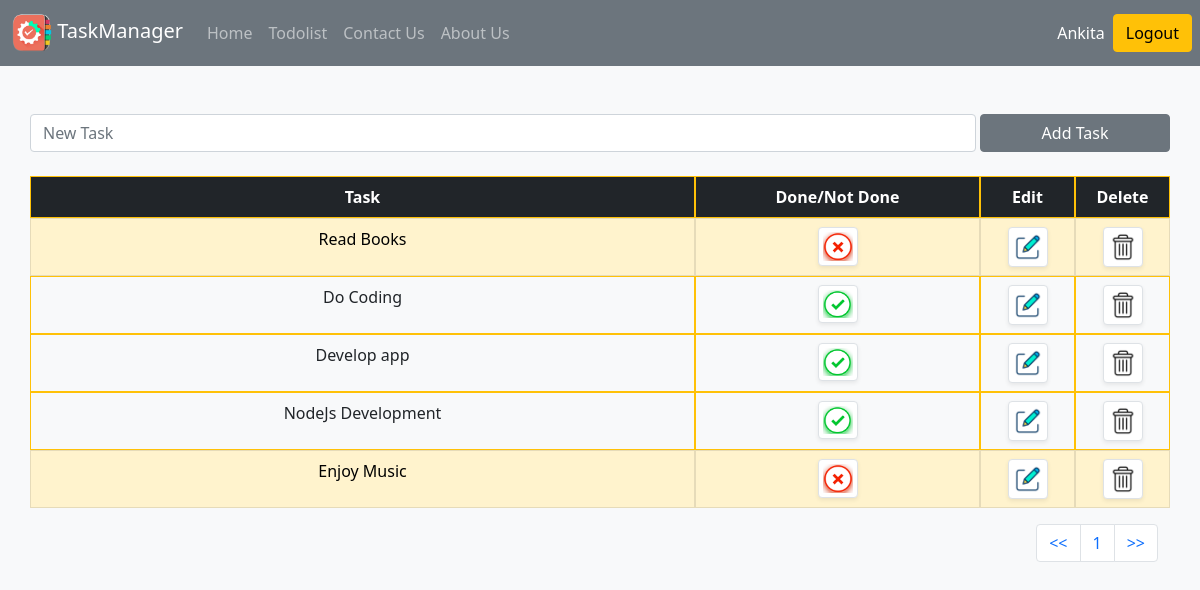
The page /todolist/ (signed in) on the database its author committed.
### todolist/models.py (models this page shows, shortened)
class TaskList(models.Model):
    task = models.CharField(max_length = 300)
    done = models.BooleanField(default = False)

### todolist/views.py (the view)
# urls.py: path('todolist/', include('todolist.urls')),
@login_required
def todolist(request):
    if request.method == "POST":
        form = TaskForm(request.POST or None)
        if form.is_valid():
            form.save()
        messages.success(request, ("New Task Added!"))
        return redirect('todolist')
    else:
        all_tasks = TaskList.objects.all()
        paginator = Paginator(all_tasks, 5)
        page = request.GET.get('pg')
        all_tasks = paginator.get_page(page)
        return render(request, 'todolist.html', {'all_tasks': all_tasks})

### todolist/templates/todolist.html (shortened to what this page needs)
{% extends 'base.html' %}
{%load static%}
{% block content%}
<div class = "container">
    <br>
    <form method = "POST" class="row">
        <input type="text" class="form-control col-lg" name="task" placeholder="New Task">
        <button type="submit" class="btn btn-secondary col-lg-2" style="margin-left: 4px">Add Task</button>
    </form>
    <table class="table table-bordered border-warning text-center">
    <thead class = "table-dark border-warning">
        <tr class ="row">
        <th class="col-7">Task</th>
        <th class="col-3">Done/Not Done</th>
        <th class="col-1">Edit</th>
        <th class="col-1">Delete</th>
        </tr>
    </thead>
    <tbody>
      {% if all_tasks%}
        {% for obj in all_tasks %}
        {% if obj.done %}
            <tr class = "table-warning row">
            <td class="col-7">{{ obj.task }}</td>
            <td class ="col-3"><a href ="{% url 'pending_task' obj.id%}"><img src="{% static 'images/cross.jpg' %}" alt="notes" class="img-thumbnail rounded shadow-sm" height="40" width="40"></a></td>
            <td class="col-1"><a href ="{% url 'edit_task' obj.id%}"><img src="{% static 'images/editt.png' %}" alt="notes" class="img-thumbnail rounded shadow-sm" height="40" width="40"></a></td>
            <td class="col-1"><a href ="{% url 'delete_task' obj.id%}"><img src="{% static 'images/delete.png' %}" alt="notes" class="img-thumbnail rounded shadow-sm" height="40" width="40"></a></td>
            </tr>
        {% else %}
            <tr class="row">
            <td class="col-7">{{ obj.task }}</td>
            <td class="col-3"><a href ="{% url 'complete_task' obj.id%}"><img src="{% static 'images/tick.jpg' %}" alt="notes" class="img-thumbnail rounded shadow-sm" height="40" width="40"></a></td>
            <td class="col-1"><a href ="{% url 'edit_task' obj.id%}"><img src="{% static 'images/editt.png' %}" alt="notes" class="img-thumbnail rounded shadow-sm" height="40" width="40"></a></td>
            <td class="col-1"><a href ="{% url 'delete_task' obj.id%}"><img src="{% static 'images/delete.png' %}" alt="notes" class="img-thumbnail rounded shadow-sm" height="40" width="40"></a></td>
            </tr>
        {%endif%}
        {%endfor%}
    {%endif%}
    </tbody>
    </table>
    <nav aria-label="Page navigation example">
    <ul class="pagination justify-content-end">
        <li class="page-item">
        <a class="page-link" href="?pg=1"><<</a>
        </li>
        <li class="page-item"><a class="page-link" href="?pg={{all_tasks.number}}">{{all_tasks.number}}</a></li>
        <li class="page-item">
        <a class="page-link" href="?pg={{all_tasks.pagintor.num_pages}}">>></a>
        </li>
    </ul>
    </nav>
</div>
{% endblock content%}

### Templates/base.html (shortened to what this page needs)
{% load static %}
<!doctype html>
<html lang="en">
  <head>
    <link href="https://cdn.jsdelivr.net/npm/bootstrap@5.1.0/dist/css/bootstrap.min.css" rel="stylesheet">
    <nav class="navbar navbar-expand-lg navbar-dark bg-secondary">
    <div class="container-fluid">
        <a class="navbar-brand" href="{% url 'index' %}"><img src = "{% static 'images/tasklogo.png' %}" width = "40" alt="TaskManager"> TaskManager</a>
        <div class="collapse navbar-collapse" id="navbarNavAltMarkup">
        <div class="navbar-nav">
            <a class="nav-link" href="{% url 'index' %}">Home</a>
            <a class="nav-link" href="{% url 'todolist' %}">Todolist</a>
            <a class="nav-link" href="{% url 'contact' %}">Contact Us</a>
            <a class="nav-link" href="{% url 'about' %}">About Us</a>
        </div>
        </div>
    </div>
    {% if user.is_authenticated %}
        <div class="p-2 bg-secondary text-white"> {{user.username}} </div>
        <a href="{% url 'logout'%}">
          <button class="btn btn-warning my-2 my-sm-0" type="submit" style="margin-right: 8px">Logout</button>
        </a>
    {% endif%}
    </nav>
</head>
<body class="bg-light">
    {% block content%}
    {% endblock content%}
  </body>
</html>

### rows shown on the page
TaskList: task "Read Books", done True (drawn)
TaskList: task "Do Coding", done False (drawn)
TaskList: task "Develop app", done False (drawn)
TaskList: task "NodeJs Development", done False (drawn)
TaskList: task "Enjoy Music", done True (drawn)

### other values the page prints
{{ user.username }} "Ankita"
{{ all_tasks.number }} "1"
